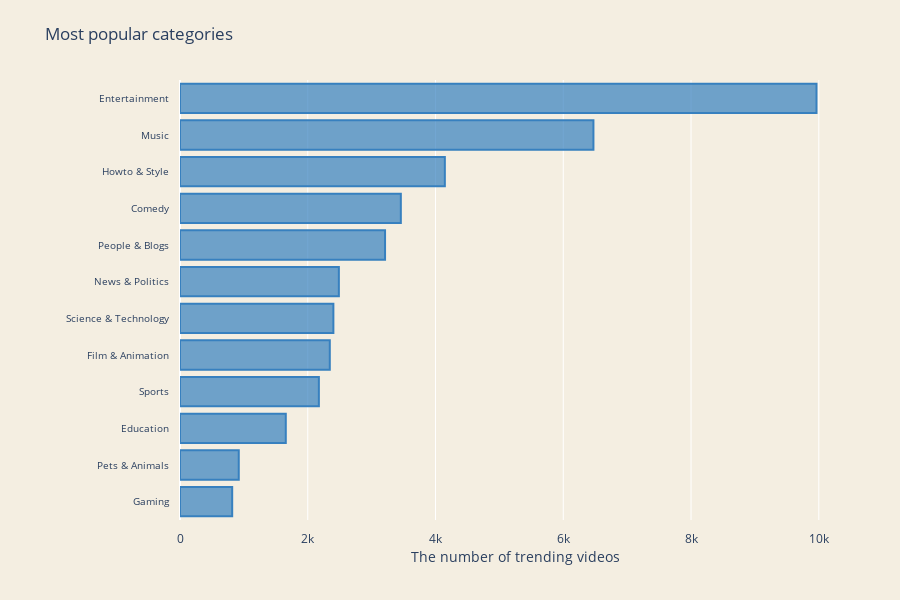

The notebook cell saved with this chart:
### Markdown cell above
### Most popular categories

### Code cell
max_title_length = 30
number_of_youtubers = 12

top_youtubers = us_videos.groupby(['category'])['category'].agg(
    {"code_count": len}).sort_values(
    "code_count", ascending=False
).head(number_of_youtubers).reset_index()

trace1 = go.Bar(
    y = [(x if len(x) <= max_title_length else x[:max_title_length] + "...") for x in top_youtubers.category.values][::-1],
    x = top_youtubers['code_count'].tolist()[::-1],
    name = "Top categories",
    orientation = 'h',
    marker=dict(
        color='rgba(55, 128, 191, 0.7)',
        line=dict(
            color='rgba(55, 128, 191, 1.0)',
            width=2,
        )
    ),
)

data = [trace1]

layout = go.Layout(
    title = 'Most popular categories',
    width=900,
    height=600,
    margin=go.Margin(
        l=180,
        r=50,
        b=80,
        t=80,
        pad=10
    ),
    paper_bgcolor='rgb(244, 238, 225)',
    plot_bgcolor='rgb(244, 238, 225)',
    yaxis = dict(
        anchor = 'x',
        rangemode='tozero',
        tickfont=dict(
            size=10
        ),
        ticklen=1
    ), 
    xaxis = dict(
        title= 'The number of trending videos',
        anchor = 'x',
        rangemode='tozero'
    ), 
    legend=dict(x=0.6, y=0.07)
)

fig = go.Figure(data=data, layout=layout)
py.iplot(fig)

### Figure 1 — Plotly figure (JSON) as saved in the notebook; plotly's stock layout.template omitted (floating-point values rounded to 4 significant figures)
{"data": [{"marker": {"color": "rgba(55, 128, 191, 0.7)", "line": {"color": "rgba(55, 128, 191, 1.0)", "width": 2}}, "name": "Top categories", "orientation": "h", "type": "bar", "x": [817, 920, 1656, 2174, 2345, 2401, 2487, 3210, 3457, 4146, 6472, 9964], "y": ["Gaming", "Pets & Animals", "Education", "Sports", "Film & Animation", "Science & Technology", "News & Politics", "People & Blogs", "Comedy", "Howto & Style", "Music", "Entertainment"]}], "layout": {"height": 600, "legend": {"x": 0.6, "y": 0.07}, "margin": {"b": 80, "l": 180, "pad": 10, "r": 50, "t": 80}, "paper_bgcolor": "rgb(244, 238, 225)", "plot_bgcolor": "rgb(244, 238, 225)", "title": {"text": "Most popular categories"}, "width": 900, "xaxis": {"anchor": "x", "rangemode": "tozero", "title": {"text": "The number of trending videos"}}, "yaxis": {"anchor": "x", "rangemode": "tozero", "tickfont": {"size": 10}, "ticklen": 1}}}
